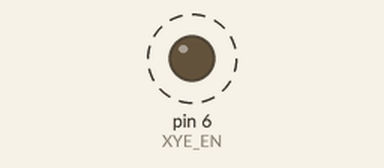
This sketch was run on a simulated Arduino Uno, built with avr-gcc and run on an emulated ATmega328P. Shown: output pins drawn as LEDs (lit = HIGH). Dashed ring = blinking. What the sketch prints to the serial monitor is not drawn.

Above: at 0.5 s.
Timing chart, 0 to 4.6 s (numbered marks = the images above):
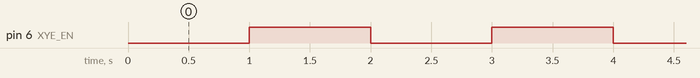

The sketch:

pinTest.ino
```cpp
#define XYE_EN  PD6
#define Z_EN    PA5
#define X_STEP  PD7
#define X_DIR   PC5
#define Y_STEP  PC6
#define Y_DIR   PC7
#define Z_STEP  PB3
#define Z_DIR   PB2
#define E_STEP  PB1
#define E_DIR   PB0
void setup() {
  // put your setup code here, to run once:
  Serial.begin(9600);
pinMode(XYE_EN,OUTPUT);
//pinMode(PA4,OUTPUT);
}

void loop() {
  // put your main code here, to run repeatedly:
  Serial.println("LO");
digitalWrite(XYE_EN,LOW);
//digitalWrite(PA4,LOW);
delay(1000);
  Serial.println("HI");

digitalWrite(XYE_EN,HIGH);
//digitalWrite(PA4,HIGH);
delay(1000);
}
```

Measured:
- by itself, pin 6 (XYE_EN): alternates HIGH for 1.0 s and LOW for 1.0 s
